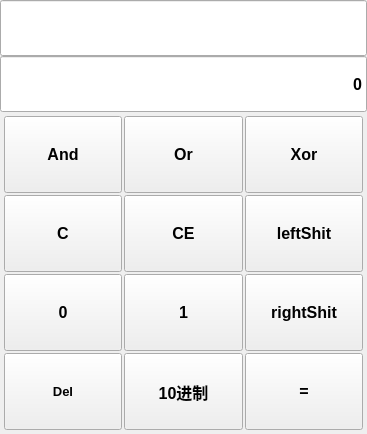
<?xml version="1.0" encoding="UTF-8"?>
<ui version="4.0">
 <class>bitWise</class>
 <widget class="QWidget" name="bitWise">
  <property name="geometry">
   <rect>
    <x>0</x>
    <y>0</y>
    <width>367</width>
    <height>434</height>
   </rect>
  </property>
  <property name="windowTitle">
   <string>Form</string>
  </property>
  <layout class="QGridLayout" name="gridLayout">
   <property name="leftMargin">
    <number>0</number>
   </property>
   <property name="topMargin">
    <number>0</number>
   </property>
   <property name="rightMargin">
    <number>0</number>
   </property>
   <property name="bottomMargin">
    <number>0</number>
   </property>
   <property name="spacing">
    <number>0</number>
   </property>
   <item row="0" column="0">
    <widget class="QGroupBox" name="groupBox">
     <property name="styleSheet">
      <string notr="true">.QGroupBox{
	border: none;
}</string>
     </property>
     <property name="title">
      <string/>
     </property>
     <layout class="QVBoxLayout" name="verticalLayout_2" stretch="1,4">
      <property name="spacing">
       <number>0</number>
      </property>
      <property name="leftMargin">
       <number>0</number>
      </property>
      <property name="topMargin">
       <number>0</number>
      </property>
      <property name="rightMargin">
       <number>0</number>
      </property>
      <property name="bottomMargin">
       <number>0</number>
      </property>
      <item>
       <widget class="QGroupBox" name="lineEditBox">
        <property name="styleSheet">
         <string notr="true">.QLineEdit{
	height:50%;
	width:98%;
}</string>
        </property>
        <property name="title">
         <string/>
        </property>
        <layout class="QVBoxLayout" name="verticalLayout">
         <property name="spacing">
          <number>0</number>
         </property>
         <property name="leftMargin">
          <number>0</number>
         </property>
         <property name="topMargin">
          <number>0</number>
         </property>
         <property name="rightMargin">
          <number>0</number>
         </property>
         <property name="bottomMargin">
          <number>0</number>
         </property>
         <item>
          <widget class="MyLineEdit" name="lineBefore">
           <property name="alignment">
            <set>Qt::AlignRight|Qt::AlignTrailing|Qt::AlignVCenter</set>
           </property>
          </widget>
         </item>
         <item>
          <widget class="MyLineEdit" name="lineNow">
           <property name="font">
            <font>
             <pointsize>12</pointsize>
             <bold>true</bold>
            </font>
           </property>
           <property name="text">
            <string>0</string>
           </property>
           <property name="alignment">
            <set>Qt::AlignRight|Qt::AlignTrailing|Qt::AlignVCenter</set>
           </property>
          </widget>
         </item>
        </layout>
       </widget>
      </item>
      <item>
       <widget class="QGroupBox" name="btnBox">
        <property name="title">
         <string/>
        </property>
        <layout class="QGridLayout" name="gridLayout_2">
         <property name="leftMargin">
          <number>4</number>
         </property>
         <property name="topMargin">
          <number>4</number>
         </property>
         <property name="rightMargin">
          <number>4</number>
         </property>
         <property name="bottomMargin">
          <number>4</number>
         </property>
         <property name="spacing">
          <number>2</number>
         </property>
         <item row="0" column="0">
          <widget class="QPushButton" name="btnAND">
           <property name="minimumSize">
            <size>
             <width>0</width>
             <height>0</height>
            </size>
           </property>
           <property name="maximumSize">
            <size>
             <width>999</width>
             <height>999</height>
            </size>
           </property>
           <property name="font">
            <font>
             <family>Microsoft YaHei UI</family>
             <pointsize>12</pointsize>
             <bold>true</bold>
            </font>
           </property>
           <property name="styleSheet">
            <string notr="true">.QPushButton:hover{
    background-color: rgba(198, 218, 255, 0.6);
}</string>
           </property>
           <property name="text">
            <string>And</string>
           </property>
          </widget>
         </item>
         <item row="0" column="1">
          <widget class="QPushButton" name="btnOR">
           <property name="minimumSize">
            <size>
             <width>0</width>
             <height>0</height>
            </size>
           </property>
           <property name="maximumSize">
            <size>
             <width>999</width>
             <height>999</height>
            </size>
           </property>
           <property name="font">
            <font>
             <family>Microsoft YaHei UI</family>
             <pointsize>12</pointsize>
             <bold>true</bold>
            </font>
           </property>
           <property name="styleSheet">
            <string notr="true">.QPushButton:hover{
    background-color: rgba(198, 218, 255, 0.6);
}</string>
           </property>
           <property name="text">
            <string>Or</string>
           </property>
          </widget>
         </item>
         <item row="0" column="2">
          <widget class="QPushButton" name="btnXOR">
           <property name="minimumSize">
            <size>
             <width>0</width>
             <height>0</height>
            </size>
           </property>
           <property name="maximumSize">
            <size>
             <width>999</width>
             <height>999</height>
            </size>
           </property>
           <property name="font">
            <font>
             <family>Microsoft YaHei UI</family>
             <pointsize>12</pointsize>
             <bold>true</bold>
            </font>
           </property>
           <property name="styleSheet">
            <string notr="true">.QPushButton:hover{
    background-color: rgba(198, 218, 255, 0.6);
}</string>
           </property>
           <property name="text">
            <string>Xor</string>
           </property>
          </widget>
         </item>
         <item row="1" column="0">
          <widget class="QPushButton" name="btnClear">
           <property name="minimumSize">
            <size>
             <width>0</width>
             <height>0</height>
            </size>
           </property>
           <property name="maximumSize">
            <size>
             <width>999</width>
             <height>999</height>
            </size>
           </property>
           <property name="font">
            <font>
             <family>Microsoft YaHei UI</family>
             <pointsize>12</pointsize>
             <bold>true</bold>
            </font>
           </property>
           <property name="styleSheet">
            <string notr="true">.QPushButton:hover{
    background-color: rgba(198, 218, 255, 0.6);
}</string>
           </property>
           <property name="text">
            <string>C</string>
           </property>
          </widget>
         </item>
         <item row="1" column="1">
          <widget class="QPushButton" name="btnCE">
           <property name="minimumSize">
            <size>
             <width>0</width>
             <height>0</height>
            </size>
           </property>
           <property name="maximumSize">
            <size>
             <width>999</width>
             <height>999</height>
            </size>
           </property>
           <property name="font">
            <font>
             <family>Microsoft YaHei UI</family>
             <pointsize>12</pointsize>
             <bold>true</bold>
            </font>
           </property>
           <property name="styleSheet">
            <string notr="true">.QPushButton:hover{
    background-color: rgba(198, 218, 255, 0.6);
}</string>
           </property>
           <property name="text">
            <string>CE</string>
           </property>
          </widget>
         </item>
         <item row="1" column="2">
          <widget class="QPushButton" name="btnLEFT">
           <property name="minimumSize">
            <size>
             <width>0</width>
             <height>0</height>
            </size>
           </property>
           <property name="maximumSize">
            <size>
             <width>999</width>
             <height>999</height>
            </size>
           </property>
           <property name="font">
            <font>
             <family>Microsoft YaHei UI</family>
             <pointsize>12</pointsize>
             <bold>true</bold>
            </font>
           </property>
           <property name="styleSheet">
            <string notr="true">.QPushButton:hover{
    background-color: rgba(198, 218, 255, 0.6);
}</string>
           </property>
           <property name="text">
            <string>leftShit</string>
           </property>
          </widget>
         </item>
         <item row="2" column="0">
          <widget class="QPushButton" name="btn0">
           <property name="minimumSize">
            <size>
             <width>0</width>
             <height>0</height>
            </size>
           </property>
           <property name="maximumSize">
            <size>
             <width>999</width>
             <height>999</height>
            </size>
           </property>
           <property name="font">
            <font>
             <family>Microsoft YaHei UI</family>
             <pointsize>12</pointsize>
             <bold>true</bold>
            </font>
           </property>
           <property name="styleSheet">
            <string notr="true">.QPushButton:hover{
    background-color: rgba(198, 218, 255, 0.6);
}</string>
           </property>
           <property name="text">
            <string>0</string>
           </property>
          </widget>
         </item>
         <item row="2" column="1">
          <widget class="QPushButton" name="btn1">
           <property name="minimumSize">
            <size>
             <width>0</width>
             <height>0</height>
            </size>
           </property>
           <property name="maximumSize">
            <size>
             <width>999</width>
             <height>999</height>
            </size>
           </property>
           <property name="font">
            <font>
             <family>Microsoft YaHei UI</family>
             <pointsize>12</pointsize>
             <bold>true</bold>
            </font>
           </property>
           <property name="styleSheet">
            <string notr="true">.QPushButton:hover{
    background-color: rgba(198, 218, 255, 0.6);
}</string>
           </property>
           <property name="text">
            <string>1</string>
           </property>
          </widget>
         </item>
         <item row="2" column="2">
          <widget class="QPushButton" name="btnRIGHT">
           <property name="minimumSize">
            <size>
             <width>0</width>
             <height>0</height>
            </size>
           </property>
           <property name="maximumSize">
            <size>
             <width>999</width>
             <height>999</height>
            </size>
           </property>
           <property name="font">
            <font>
             <family>Microsoft YaHei UI</family>
             <pointsize>12</pointsize>
             <bold>true</bold>
            </font>
           </property>
           <property name="styleSheet">
            <string notr="true">.QPushButton:hover{
    background-color: rgba(198, 218, 255, 0.6);
}</string>
           </property>
           <property name="text">
            <string>rightShit</string>
           </property>
          </widget>
         </item>
         <item row="3" column="0">
          <widget class="QPushButton" name="btnDEL">
           <property name="minimumSize">
            <size>
             <width>0</width>
             <height>0</height>
            </size>
           </property>
           <property name="maximumSize">
            <size>
             <width>999</width>
             <height>999</height>
            </size>
           </property>
           <property name="font">
            <font>
             <family>Microsoft YaHei UI</family>
             <pointsize>10</pointsize>
             <bold>true</bold>
            </font>
           </property>
           <property name="styleSheet">
            <string notr="true">.QPushButton:hover{
    background-color: rgba(198, 218, 255, 0.6);
}</string>
           </property>
           <property name="text">
            <string>Del</string>
           </property>
          </widget>
         </item>
         <item row="3" column="1">
          <widget class="QPushButton" name="btnTEN">
           <property name="minimumSize">
            <size>
             <width>0</width>
             <height>0</height>
            </size>
           </property>
           <property name="maximumSize">
            <size>
             <width>999</width>
             <height>999</height>
            </size>
           </property>
           <property name="font">
            <font>
             <family>Microsoft YaHei UI</family>
             <pointsize>12</pointsize>
             <bold>true</bold>
            </font>
           </property>
           <property name="styleSheet">
            <string notr="true">.QPushButton:hover{
    background-color: rgba(198, 218, 255, 0.6);
}</string>
           </property>
           <property name="text">
            <string>10进制</string>
           </property>
          </widget>
         </item>
         <item row="3" column="2">
          <widget class="QPushButton" name="btnRES">
           <property name="minimumSize">
            <size>
             <width>0</width>
             <height>0</height>
            </size>
           </property>
           <property name="maximumSize">
            <size>
             <width>999</width>
             <height>999</height>
            </size>
           </property>
           <property name="font">
            <font>
             <family>Microsoft YaHei UI</family>
             <pointsize>12</pointsize>
             <bold>true</bold>
            </font>
           </property>
           <property name="styleSheet">
            <string notr="true">.QPushButton:hover{
    background-color: rgba(198, 218, 255, 0.6);
}</string>
           </property>
           <property name="text">
            <string>=</string>
           </property>
          </widget>
         </item>
        </layout>
       </widget>
      </item>
     </layout>
    </widget>
   </item>
  </layout>
 </widget>
 <customwidgets>
  <customwidget>
   <class>MyLineEdit</class>
   <extends>QLineEdit</extends>
   <header location="global">mylineedit.h</header>
  </customwidget>
 </customwidgets>
 <resources/>
 <connections/>
</ui>
